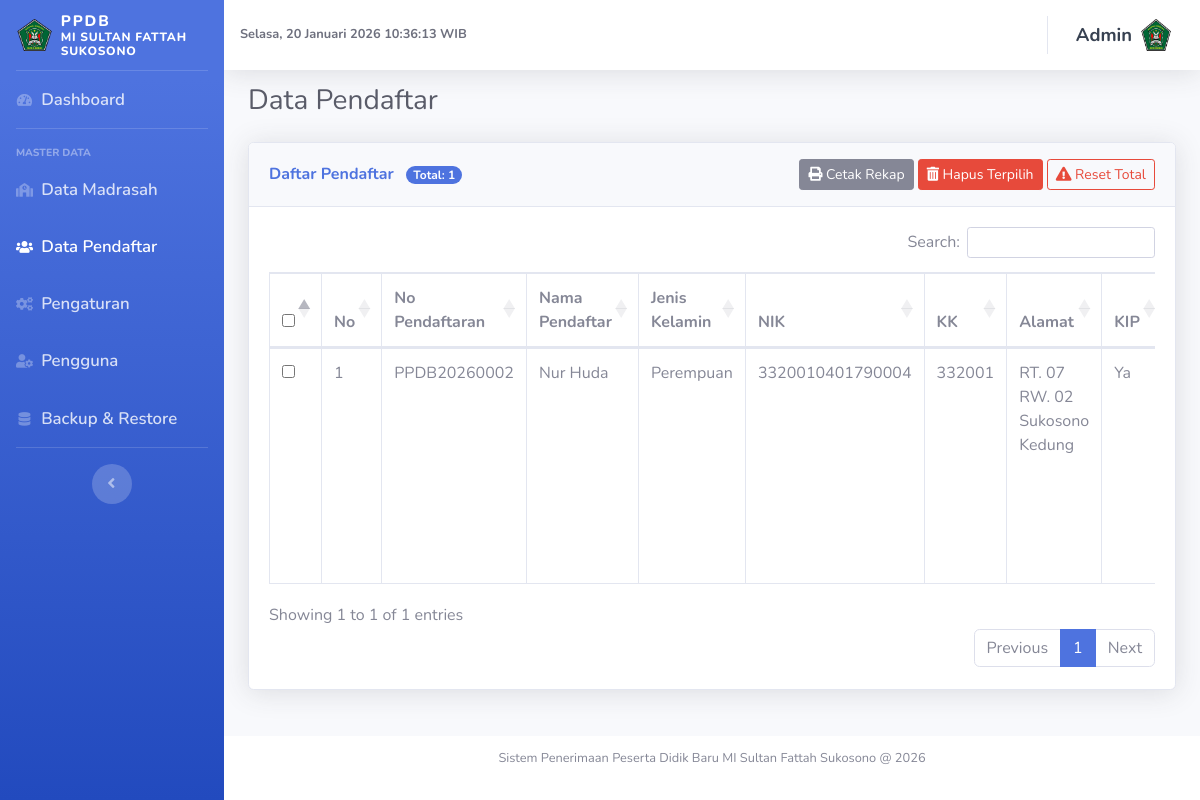
The app's page /admin/index.php?page=pendaftar (signed in), older data.
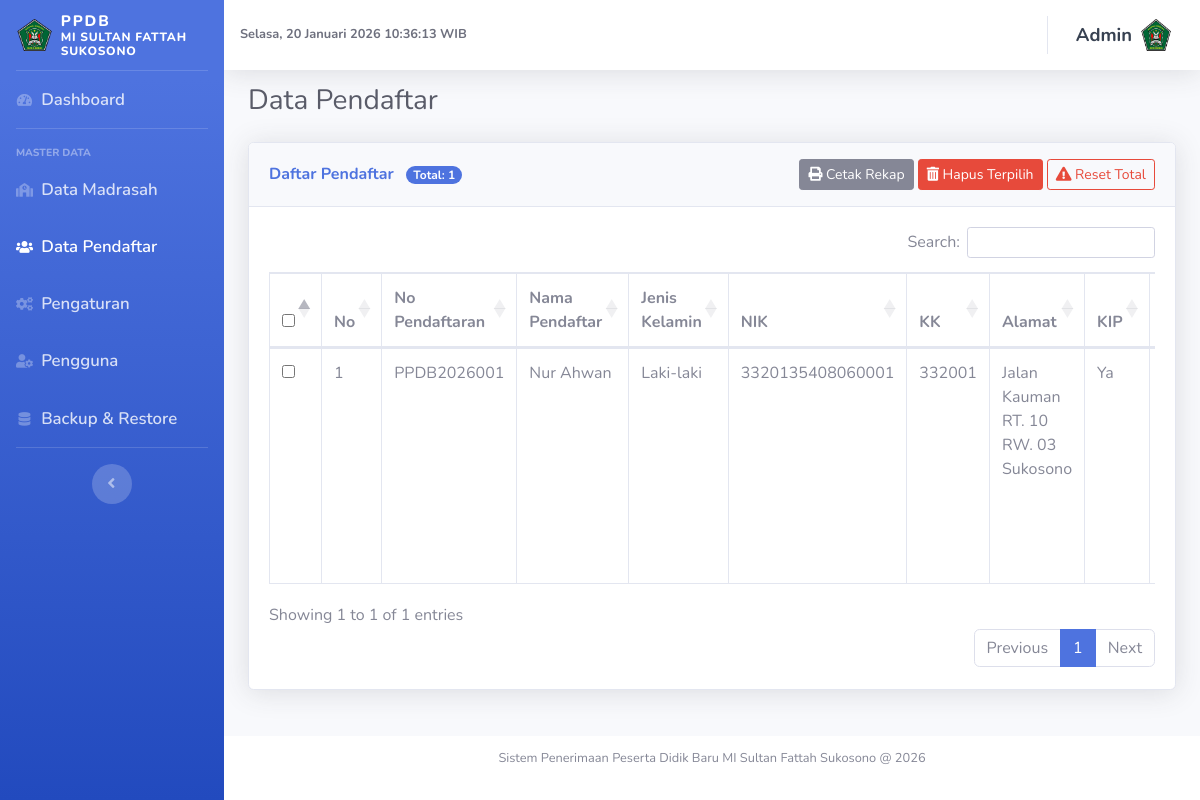
The same page, newer data.
### tables this page shows
CREATE TABLE `madrasah` (
  `id` int unsigned NOT NULL AUTO_INCREMENT,
  `nama` varchar(150) NOT NULL,
  `alamat` text,
  `email` varchar(100) DEFAULT NULL,
  `website` varchar(100) DEFAULT NULL,
  `hp_kepala` varchar(30) DEFAULT NULL,
  `hp_panitia` varchar(30) DEFAULT NULL,
  `logo` varchar(255) DEFAULT NULL,
  `nama_panitia` varchar(150) DEFAULT NULL,
  PRIMARY KEY (`id`)
);

CREATE TABLE `users` (
  `id` int unsigned NOT NULL AUTO_INCREMENT,
  `foto` varchar(255) DEFAULT NULL,
  `username` varchar(50) NOT NULL,
  `password` varchar(255) NOT NULL,
  `created_at` datetime NOT NULL DEFAULT CURRENT_TIMESTAMP,
  PRIMARY KEY (`id`),
  UNIQUE KEY `username` (`username`)
);

CREATE TABLE `pendaftar` (
  `id` int unsigned NOT NULL AUTO_INCREMENT,
  `no_pendaftaran` varchar(30) NOT NULL,
  `nama_lengkap` varchar(150) NOT NULL,
  `nik` varchar(50) NOT NULL,
  `kk` varchar(50) NOT NULL,
  `jenis_kelamin` varchar(20) NOT NULL,
  `tempat_lahir` varchar(100) NOT NULL,
  `tanggal_lahir` date NOT NULL,
  `alamat` text NOT NULL,
  `status_keluarga` varchar(50) DEFAULT NULL,
  `anak_ke` int DEFAULT NULL,
  `jumlah_saudara` int DEFAULT NULL,
  `asal_tk` varchar(150) DEFAULT NULL,
  `nama_ayah` varchar(150) NOT NULL,
  `nama_ibu` varchar(150) NOT NULL,
  `pekerjaan_ayah` varchar(100) DEFAULT NULL,
  `pekerjaan_ibu` varchar(100) DEFAULT NULL,
  `nama_wali` varchar(150) DEFAULT NULL,
  `pekerjaan_wali` varchar(100) DEFAULT NULL,
  `email` varchar(100) DEFAULT NULL,
  `hp` varchar(30) NOT NULL,
  `kip` varchar(10) NOT NULL,
  `pkh` varchar(10) NOT NULL,
  `status_daftar` enum('proses','diterima','ditolak') NOT NULL DEFAULT 'proses',
  `created_at` datetime NOT NULL,
  PRIMARY KEY (`id`),
  UNIQUE KEY `no_pendaftaran` (`no_pendaftaran`)
);

### config.php (called while the page is built, shortened)
<?php
$db_host = 'localhost';
$db_user = 'root';
$db_pass = '';
$db_name = 'ppdb_2026';
$mysqli = new mysqli($db_host, $db_user, $db_pass, $db_name);
$mysqli->set_charset('utf8mb4');
function base_url(string $path = ''): string
{
    $base = rtrim('http://localhost/ppdb_2026', '/');
    if ($path === '') {
        return $base . '/';
    }
    return $base . '/' . ltrim($path, '/');
}
function esc($value): string
{
    if (is_scalar($value)) {
        return htmlspecialchars((string)$value, ENT_QUOTES, 'UTF-8');
    }
    return '';
}
function is_logged_in(): bool
{
    return isset($_SESSION['user_id']);
}
function current_user(): ?array
{
    global $mysqli;
    $stmt = $mysqli->prepare('SELECT id, username, foto FROM users WHERE id = ? LIMIT 1');
    $stmt->bind_param('i', $_SESSION['user_id']);
    $stmt->execute();
    $result = $stmt->get_result();
    $cachedUser = $result->fetch_assoc() ?: null;
    return $cachedUser;
}
function count_pendaftar(?string $status = null): int
{
    global $mysqli;
    if ($status === null) {
        $sql = 'SELECT COUNT(*) FROM pendaftar';
        $stmt = $mysqli->prepare($sql);
    } else {
        $sql = 'SELECT COUNT(*) FROM pendaftar WHERE status_daftar = ?';
        $stmt = $mysqli->prepare($sql);
        if ($stmt) {
            $stmt->bind_param('s', $status);
        }
    }
    $stmt->execute();
    $stmt->bind_result($count);
    return (int)$count;
}

### admin/pages/pendaftar.php (the view, shortened to what this page needs)
<?php
$total_pendaftar = count_pendaftar();
$pendaftar = [];
if ($result = $mysqli->query('SELECT * FROM pendaftar ORDER BY created_at DESC')) {
    while ($row = $result->fetch_assoc()) {
        $pendaftar[] = $row;
    }
}
?>
<div class="container-fluid">
    <div class="d-sm-flex align-items-center justify-content-between mb-4">
        <h1 class="h3 mb-0 text-gray-800">Data Pendaftar</h1>
    </div>
    <div class="card shadow mb-4">
        <div class="card-header py-3 d-flex flex-wrap justify-content-between align-items-center">
            <h6 class="m-0 font-weight-bold text-primary">
                Daftar Pendaftar
                <span class="badge badge-pill badge-primary ml-2">Total: <?= (int)$total_pendaftar; ?></span>
            </h6>
            <div class="mt-2 mt-sm-0">
                <a href="laporan_pendaftar.php" target="_blank" class="btn btn-sm btn-secondary">
                    <i class="fas fa-print"></i> Cetak Rekap
                </a>
                <button type="button" class="btn btn-sm btn-danger" id="btnHapusTerpilih">
                    <i class="fas fa-trash-alt"></i> Hapus Terpilih
                </button>
                <button type="button" class="btn btn-sm btn-outline-danger" id="btnResetTotal">
                    <i class="fas fa-exclamation-triangle"></i> Reset Total
                </button>
            </div>
        </div>
        <div class="card-body">
            <form id="formPendaftar" method="post">
                <div class="table-responsive">
                    <table id="tablePendaftar" class="table table-bordered datatable" width="100%" cellspacing="0">
                        <thead>
                            <tr>
                                <th><input type="checkbox" id="checkAll"></th>
                                <th>No</th>
                                <th>No Pendaftaran</th>
                                <th>Nama Pendaftar</th>
                                <th>Jenis Kelamin</th>
                                <th>NIK</th>
                                <th>KK</th>
                                <th>Alamat</th>
                                <th>KIP</th>
                                <th>PKH</th>
                            </tr>
                        </thead>
                        <tbody>
                            <?php $no = 1; foreach ($pendaftar as $row): ?>
                            <tr>
                                <td>
                                    <input type="checkbox" name="ids[]" value="<?= (int)$row['id']; ?>"
                                        class="check-item">
                                </td>
                                <td><?= $no++; ?></td>
                                <td><?= esc($row['no_pendaftaran']); ?></td>
                                <td><?= esc($row['nama_lengkap']); ?></td>
                                <td><?= esc($row['jenis_kelamin']); ?></td>
                                <td><?= esc($row['nik']); ?></td>
                                <td><?= esc($row['kk']); ?></td>
                                <td><?= esc($row['alamat']); ?></td>
                                <td><?= esc($row['kip']); ?></td>
                                <td><?= esc($row['pkh']); ?></td>
                            </tr>
                            <?php endforeach; ?>
                        </tbody>
                    </table>
                </div>
            </form>
        </div>
    </div>
</div>

### admin/template/header.php (shortened to what this page needs)
<?php
require_once __DIR__ . '/../../config.php';
$madrasah_logo = '';
if ($result = $mysqli->query('SELECT nama, logo FROM madrasah LIMIT 1')) {
    if ($row = $result->fetch_assoc()) {
        $madrasah_nama = $row['nama'];
        $madrasah_logo = isset($row['logo']) ? (string)$row['logo'] : '';
    }
}
$user = current_user();
?>
<!DOCTYPE html>
<html lang="id">
<head>
    <link href="../assets/vendor/fontawesome-free/css/all.min.css" rel="stylesheet" type="text/css">
    <link href="../assets/css/sb-admin-2.min.css" rel="stylesheet">
    <link href="https://cdn.datatables.net/1.13.6/css/dataTables.bootstrap4.min.css" rel="stylesheet">
    <link href="https://cdn.datatables.net/buttons/2.4.1/css/buttons.bootstrap4.min.css" rel="stylesheet">
</head>
<body id="page-top">
    <div id="wrapper">
        <?php include __DIR__ . '/sidebar.php'; ?>
        <div id="content-wrapper" class="d-flex flex-column">
            <div id="content">
                <nav class="navbar navbar-expand navbar-light bg-white topbar topbar-fixed shadow">
                    <div class="d-none d-sm-flex align-items-center mr-auto">
                        <span id="adminClock" class="text-gray-700 small font-weight-bold"></span>
                    </div>
                    <ul class="navbar-nav ml-auto">
                        <li class="nav-item dropdown no-arrow">
                            <a class="nav-link dropdown-toggle" href="#" id="userDropdown" role="button"
                                data-toggle="dropdown" aria-haspopup="true" aria-expanded="false">
                                <span
                                    class="mr-2 d-none d-lg-inline topbar-user-name"><?= esc($user['username'] ?? 'Admin'); ?></span>
                                <img class="img-profile"
                                    src="<?= esc(isset($user['foto']) && $user['foto'] !== '' ? base_url('uploads/' . $user['foto']) : 'https://via.placeholder.com/60'); ?>">
                            </a>
                        </li>
                    </ul>
                </nav>

### admin/template/sidebar.php
<?php
$current_page = isset($_GET['page']) ? $_GET['page'] : 'dashboard';
function active_menu(string $page, string $current): string
{
    return $page === $current ? 'active' : '';
}
?>
<ul class="navbar-nav bg-gradient-primary sidebar sidebar-dark accordion" id="accordionSidebar">
    <a class="sidebar-brand d-flex align-items-center justify-content-start" href="index.php">
        <?php if (!empty($madrasah_logo)): ?>
            <img src="<?= esc(base_url('uploads/' . $madrasah_logo)); ?>" alt="Logo" style="height:32px" class="mr-2">
        <?php else: ?>
            <div class="sidebar-brand-icon rotate-n-15">
                <i class="fas fa-graduation-cap"></i>
            </div>
        <?php endif; ?>
        <?php
        $sidebar_app_name = 'PPDB';
        $madrasah_line_top = $madrasah_nama;
        $madrasah_line_bottom = '';
        if (stripos($madrasah_nama, 'MI SULTAN FATTAH SUKOSONO') !== false) {
            $madrasah_line_top = 'MI SULTAN FATTAH';
            $madrasah_line_bottom = 'SUKOSONO';
        } else {
            $last_space_pos = strrpos($madrasah_nama, ' ');
            if ($last_space_pos !== false) {
                $madrasah_line_top = substr($madrasah_nama, 0, $last_space_pos);
                $madrasah_line_bottom = substr($madrasah_nama, $last_space_pos + 1);
            }
        }
        ?>
        <div class="sidebar-brand-text mx-0 text-left">
            <div class="sidebar-app-name"><?= esc($sidebar_app_name); ?></div>
            <div class="sidebar-school-name"><?= esc($madrasah_line_top); ?></div>
            <?php if ($madrasah_line_bottom !== ''): ?>
                <div class="sidebar-school-name"><?= esc($madrasah_line_bottom); ?></div>
            <?php endif; ?>
        </div>
    </a>
    <hr class="sidebar-divider my-0">
    <li class="nav-item <?= active_menu('dashboard', $current_page); ?>">
        <a class="nav-link" href="index.php?page=dashboard">
            <i class="fas fa-fw fa-tachometer-alt"></i>
            <span>Dashboard</span></a>
    </li>
    <hr class="sidebar-divider">
    <div class="sidebar-heading">
        Master Data
    </div>
    <li class="nav-item <?= active_menu('madrasah', $current_page); ?>">
        <a class="nav-link" href="index.php?page=madrasah">
            <i class="fas fa-fw fa-school"></i>
            <span>Data Madrasah</span></a>
    </li>
    <li class="nav-item <?= active_menu('pendaftar', $current_page); ?>">
        <a class="nav-link" href="index.php?page=pendaftar">
            <i class="fas fa-fw fa-users"></i>
            <span>Data Pendaftar</span></a>
    </li>
    <li class="nav-item <?= active_menu('pengaturan', $current_page); ?>">
        <a class="nav-link" href="index.php?page=pengaturan">
            <i class="fas fa-fw fa-cogs"></i>
            <span>Pengaturan</span></a>
    </li>
    <li class="nav-item <?= active_menu('pengguna', $current_page); ?>">
        <a class="nav-link" href="index.php?page=pengguna">
            <i class="fas fa-fw fa-user-cog"></i>
            <span>Pengguna</span></a>
    </li>
    <li class="nav-item <?= active_menu('backup', $current_page); ?>">
        <a class="nav-link" href="index.php?page=backup">
            <i class="fas fa-fw fa-database"></i>
            <span>Backup &amp; Restore</span></a>
    </li>
    <hr class="sidebar-divider d-none d-md-block">
    <div class="text-center d-none d-md-inline">
        <button class="rounded-circle border-0" id="sidebarToggle"></button>
    </div>
</ul>

### admin/index.php (shortened to what this page needs)
<?php
require __DIR__ . '/../config.php';
$page = isset($_GET['page']) ? $_GET['page'] : 'dashboard';
include __DIR__ . '/template/header.php';
$page_file = __DIR__ . '/pages/' . $page . '.php';
if (file_exists($page_file)) {
    include $page_file;
} else {
    echo '<div class="container-fluid"><h1 class="h4 text-gray-800">Halaman tidak ditemukan.</h1></div>';
}
include __DIR__ . '/template/footer.php';

### admin/template/footer.php (shortened to what this page needs)
            </div>
            <footer class="sticky-footer bg-white">
                <div class="container my-auto">
                    <div class="copyright text-center my-auto">
                        <span>Sistem Penerimaan Peserta Didik Baru MI Sultan Fattah Sukosono @ <?= date('Y'); ?></span>
                    </div>
                </div>
            </footer>
        </div>
    </div>
</body>
</html>

### admin/template/header.php (style rules this page uses)
.sidebar-brand-text { font-family: 'Nunito', sans-serif; font-weight: 800; font-size: 0.9rem; line-height: 1.2; text-align: left; margin-left: 0 !important; }
.sidebar-app-name { font-size: 0.95rem; letter-spacing: 0.12em; }
.sidebar-school-name { font-size: 0.75rem; letter-spacing: 0.06em; }
.sidebar .nav-item .nav-link span { font-size: 1.05rem !important; font-weight: 600 !important; }
.topbar-fixed .nav-link { font-size: 1.05rem !important; font-weight: 600 !important; }
.sidebar { position: fixed; top: 0; bottom: 0; left: 0; width: 14rem; overflow-y: auto; z-index: 1040; }
#content-wrapper { margin-left: 14rem; min-height: 100vh; }
.topbar-fixed { position: fixed; top: 0; left: 14rem; right: 0; z-index: 1030; }
#content { padding-top: 5.25rem; }
.topbar-user-name { font-size: 1.15rem !important; font-weight: 700 !important; color: #374151 !important; }
.img-profile { border-radius: 0 !important; }
footer.sticky-footer { padding: 1rem 0 !important; min-height: 64px !important; }

Row changes from the older to the newer data that the page shows:
removed pendaftar: no_pendaftaran "PPDB20260002", nama_lengkap "Nur Huda", jenis_kelamin "Perempuan", nik "3320010401790004", kk "332001", alamat "RT. 07 RW. 02 Sukosono Kedung", kip "Ya"
added pendaftar: no_pendaftaran "PPDB2026001", nama_lengkap "Nur Ahwan", jenis_kelamin "Laki-laki", nik "3320135408060001", kk "332001", alamat "Jalan Kauman RT. 10 RW. 03 Sukosono", kip "Ya"
